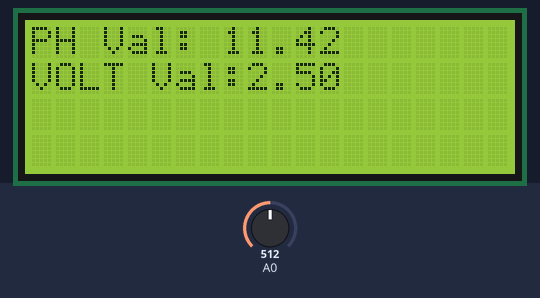
A sketch run on a simulated Arduino Uno, built with avr-gcc and run on an emulated ATmega328P. Shown: 20×4 character LCD. The inputs (shaded band) are chosen by the test bench; at power-on: A0 = 512. What the sketch prints to the serial monitor is not drawn.

Above: at 6.3 s.
6.4 s: A0 set to 716
At 7.9 s:
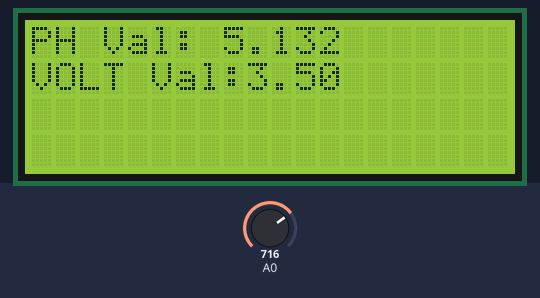
8.2 s: A0 set to 900
At 10.6 s:
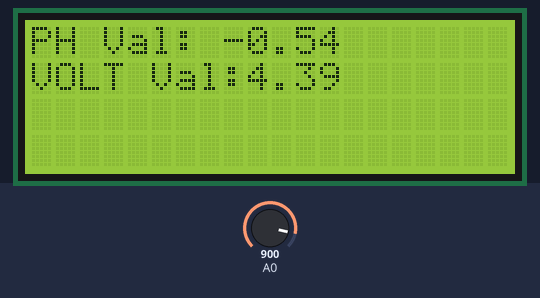
10.9 s: A0 set to 1023
At 12.6 s:
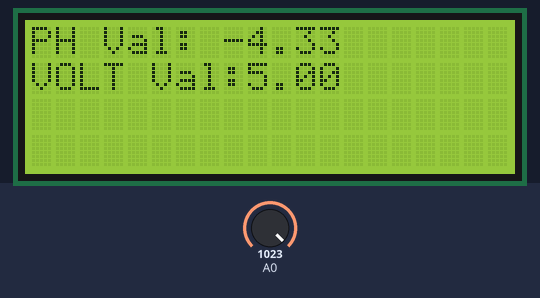
Timing chart, 0 to 14.1 s (numbered marks = the images above; inputs shaded):
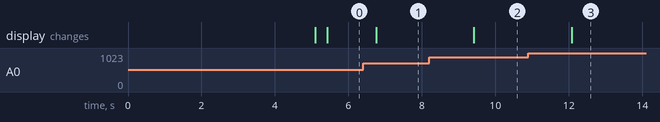

The sketch:

MEDIDOR_DE_PH_CON_LCD.ino
```cpp
/*
  MEDIDOR DE PH CON LCD
  ING. CRISTIAN LOPEZ
  ELECTRONICA NEXTIA FENIX
  PROGRAMA V.1
  DATOS A CONSIDERAR : FORMULA DE TBALA EN EXCEL (CALIBRACION)
  +++++++++++++++++++++++++++++++++++++++++++++++++++++++++++++++++++++++++++++++++++++++++++++++++++
  PINOUT:
  A0: P0(MODULO MEDIDOR DE PH )
  A4: SDA PANTALLA LCD I2C
  A5: SCL PANTALLA LCD 12C
  5V
  GND


  con este programa va poder trabajar con el modulo medidor de pH,
  recuerde instalar la librerias  Wire.h y LiquidCrystal_I2C.h
*/

#include <Wire.h>
#include <LiquidCrystal_I2C.h>
LiquidCrystal_I2C lcd(0x27, 20, 4);
float calibration_value = 27.189; // (VALOR DE CALIBRACION OBTENIDO DE GRAFICA FORMULA DE EXCEL)
int phval = 0;
unsigned long int avgval;
int buffer_arr[10], temp;
void setup()
{
  Serial.begin(9600);
  lcd.init();
  lcd.backlight();
  lcd.setCursor(3, 0);
  lcd.print("   MEDIDOR PH   ");
  lcd.setCursor(2, 1);
  lcd.print("   UNECO ENERGY   ");
  delay(5000);
  lcd.clear();
}
void loop() {
  for (int i = 0; i < 10; i++)
  {
    buffer_arr[i] = analogRead(A0);
    delay(30);
  }
  for (int i = 0; i < 9; i++)
  {
    for (int j = i + 1; j < 10; j++)
    {
      if (buffer_arr[i] > buffer_arr[j])
      {
        temp = buffer_arr[i];
        buffer_arr[i] = buffer_arr[j];
        buffer_arr[j] = temp;
      }
    }
  }
  avgval = 0;
  for (int i = 2; i < 8; i++)
    avgval += buffer_arr[i];
  float volt = (float)avgval * 5.0 / 1024 / 6;
  float ph_act = -6.3094 * volt + calibration_value; // (ACOMPLETAR VALORES CON DATOS OBTENIDOS DE FORMULA GRAFICA DE EXCEL)
  Serial.print("volt val:");
  Serial.println(volt);

  lcd.setCursor(0, 0);
  lcd.print("PH Val:");
  lcd.setCursor(8, 0);
  lcd.print(ph_act);
  lcd.setCursor(0, 1);
  lcd.print("VOLT Val:");
  lcd.setCursor(9, 1);
  lcd.print(volt);
  Serial.print("PH:");
  Serial.println(ph_act);
  delay(1000);
}
```

Measured:
- after the input at 6.4 s, the display: changes after 0.36 s (image 1)
- after the input at 8.2 s, the display: changes after 1.2 s (image 2)
- after the input at 10.9 s, the display: changes after 1.2 s (image 3)
